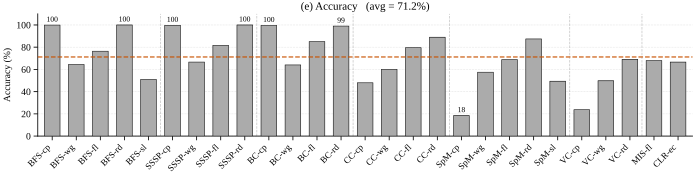

Recreate this plot in Python.
#!/usr/bin/env python3
"""Round-2 Quality Fig (e): Accuracy — full 27 workloads (MST excluded).

Single-row, full-width (7.0 x 1.8) bar chart of GRASP Prefetch Accuracy (%).
Source field: ``grasp.grasp_effect.accuracy_pct`` from
``effectiveness_data.json`` (sum across SMs of GRASP_EFFECT pf_useful /
(pf_useful + pf_useless), parsed in extract_effectiveness.py).
"""

from __future__ import annotations

import json
import sys
from pathlib import Path

import numpy as np

# ── Project plot style ──────────────────────────────────────────────────────
_REPO = Path(__file__).resolve().parents[4]
sys.path.insert(0, str(_REPO / "ima_plan/07_paper_outline/plot_style"))
from plot_util import apply_style, save_fig, CB10              # noqa: E402
from workload_names import (                                    # noqa: E402
    ORDERED_27,
    SHORT_NAME,
    group_separator_positions,
)

apply_style()
import matplotlib.pyplot as plt  # noqa: E402

OUT_DIR = Path(__file__).resolve().parent
DATA_JSON = _REPO / "ima_plan/07_paper_outline/figures/effectiveness_data.json"


# ── Load & compute ──────────────────────────────────────────────────────────
with open(DATA_JSON) as fh:
    DATA = json.load(fh)["workloads"]


def get_accuracy(key: str):
    rec = DATA.get(key)
    if rec is None:
        return None
    g = rec.get("grasp") or {}
    eff = g.get("grasp_effect")
    if not eff:
        return None
    return eff.get("accuracy_pct")


values: list[float | None] = [get_accuracy(k) for k in ORDERED_27]
labels: list[str] = [SHORT_NAME[k] for k in ORDERED_27]

skipped = [k for k, v in zip(ORDERED_27, values) if v is None]
if skipped:
    print(f"[skipped — no GRASP accuracy] {skipped}")

plot_values = np.array([np.nan if v is None else v for v in values], dtype=float)
valid_values = plot_values[~np.isnan(plot_values)]
avg_value = float(np.mean(valid_values)) if valid_values.size else 0.0

# ── Plot ────────────────────────────────────────────────────────────────────
n = len(ORDERED_27)
x = np.arange(n)
bar_w = 0.65

fig, ax = plt.subplots(figsize=(7.0, 1.8), constrained_layout=True)

ax.bar(
    x, plot_values, bar_w,
    color=CB10[2], edgecolor="black", linewidth=0.4,
    zorder=3,
)

ax.axhline(
    y=avg_value, color="#C85200", linestyle="--",
    linewidth=0.9, alpha=0.9, zorder=4,
)

# Annotate exceptional bars (>90% or <20%; accuracy lower bound is more
# permissive than the other quality metrics because some workloads sit
# legitimately in the 15-20% range — see spmv_cit_sym at 18.5%).
for i, v in enumerate(plot_values):
    if np.isnan(v):
        continue
    if v > 90.0 or v < 20.0:
        offset = 1.5 if v >= 0 else -1.5
        va = "bottom" if v >= 0 else "top"
        ax.text(
            i, v + offset,
            f"{v:.0f}",
            ha="center", va=va,
            fontsize=5.5, color="black", zorder=6,
        )

for i, v in enumerate(values):
    if v is None:
        ax.text(
            i, 2,
            "N/A", ha="center", va="bottom",
            fontsize=5.5, color="gray", zorder=6,
        )

for sep in group_separator_positions(ORDERED_27):
    ax.axvline(
        x=sep, color="#999999", linestyle="--",
        linewidth=0.5, alpha=0.6, zorder=1,
    )

ax.set_ylabel("Accuracy (%)", fontsize=7)
ax.set_ylim(0, 110)
ax.set_xlim(-0.6, n - 0.4)
ax.set_xticks(x)
ax.set_xticklabels(labels, rotation=45, ha="right", fontsize=6.5)
ax.tick_params(axis="y", labelsize=7)
ax.set_title(
    f"(e) Accuracy   (avg = {avg_value:.1f}%)",
    fontsize=8, pad=3,
)

save_fig(fig, "proto_r2_q5_accuracy", OUT_DIR)
plt.close(fig)

print(f"Saved: {OUT_DIR}/proto_r2_q5_accuracy.{{pdf,svg}}")
print(f"workloads={n} skipped={len(skipped)} avg={avg_value:.2f}%  "
      f"min={np.nanmin(plot_values):.1f}%  max={np.nanmax(plot_values):.1f}%")
